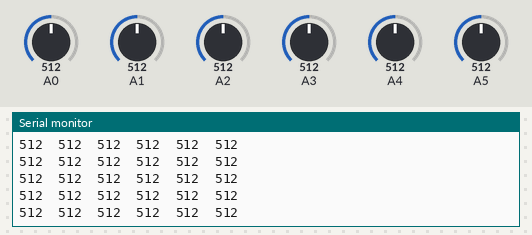
Bench run of a sketch on a simulated Arduino Uno, built with avr-gcc and run on an emulated ATmega328P. On the bench: the last lines printed to the serial monitor. The inputs (shaded band) are chosen by the test bench; at power-on: A0 = 512, A2 = 512, A3 = 512, A1 = 512, A4 = 512, A5 = 512.

Above: at 1.2 s.
1.3 s: A0 set to 104
At 2.1 s:
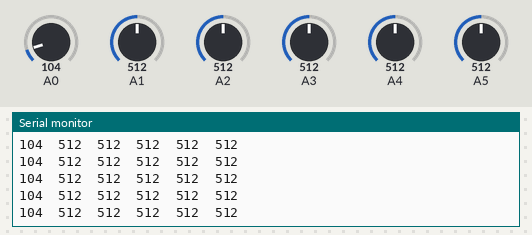
4.3 s: A0 set to 94
At 4.9 s:
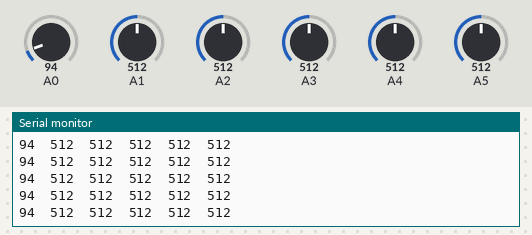
10.3 s: A2 set to 107
At 10.8 s:
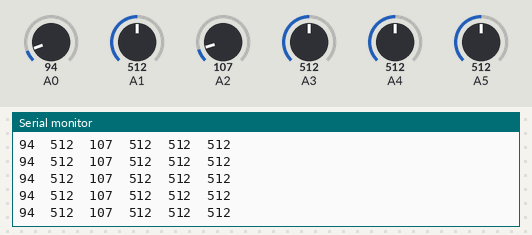
11.8 s: A2 set to 95
At 12.8 s:
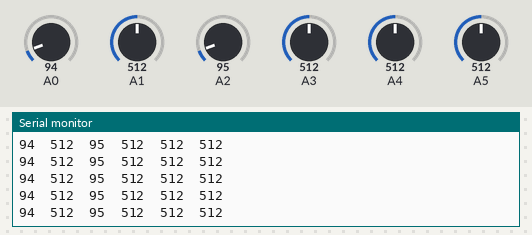
14.8 s: A3 set to 109
At 15.6 s:
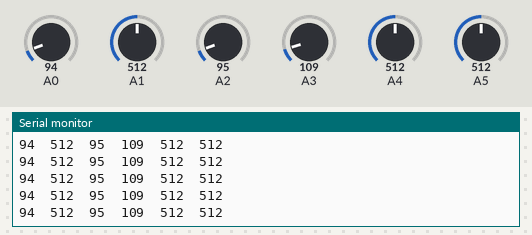
16.3 s: A3 set to 89
At 16.8 s:
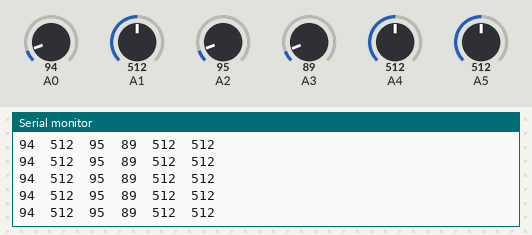
Timing chart, 0 to 19.3 s (numbered marks = the images above; inputs shaded):
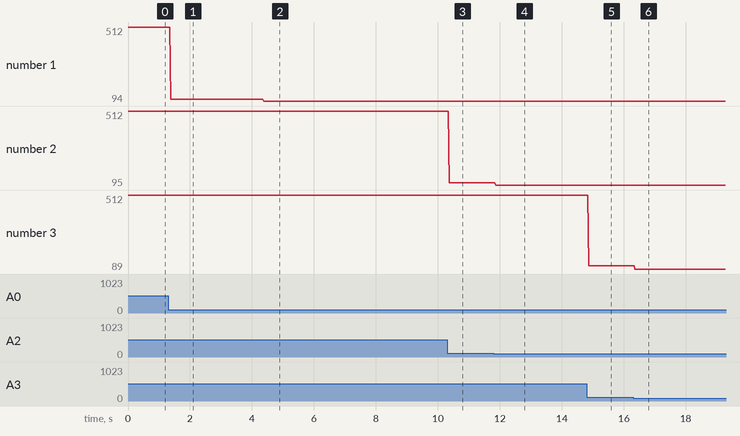

The sketch:

sensor.ino
```cpp
int count = 6;
int val = 0;

void setup()
{
  Serial.begin(9600);
}

void loop()
{
  for (int i = 0;i<count;i++)
  {
    val = analogRead(i);

    Serial.print(val);
    Serial.print("\t");
  }
  Serial.println();
}
```

Measured:
- after the input at 1.3 s, the serial monitor: prints a new line after 0.08 s (image 1)
- after the input at 4.3 s, the serial monitor: prints a new line after 0.08 s (image 2)
- after the input at 10.3 s, the serial monitor: prints a new line after 0.06 s (image 3)
- after the input at 11.8 s, the serial monitor: prints a new line after 0.07 s (image 4)
- after the input at 14.8 s, the serial monitor: prints a new line after 0.06 s (image 5)
- after the input at 16.3 s, the serial monitor: prints a new line after 0.06 s (image 6)
- plotted number 1: 512 → 104 after the input at 1.3 s, 104 → 94 after the input at 4.3 s
- plotted number 2: 512 → 107 after the input at 10.3 s, 107 → 95 after the input at 11.8 s
